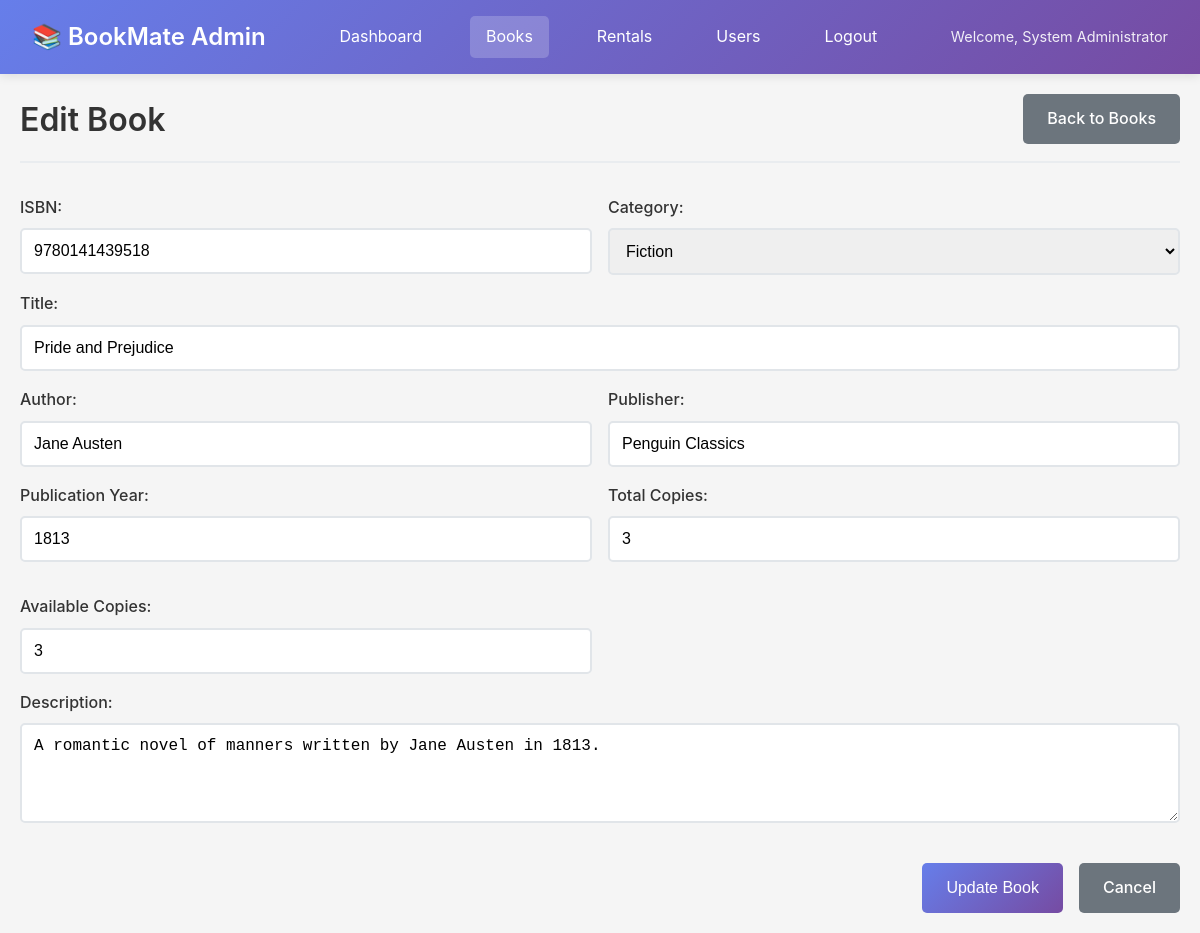
Page /edit_books.php?book_id=1 (signed in) on the committed database.
### tables this page shows
CREATE TABLE books (
    book_id INT AUTO_INCREMENT PRIMARY KEY,
    isbn VARCHAR(20) UNIQUE NOT NULL,
    title VARCHAR(200) NOT NULL,
    author VARCHAR(100) NOT NULL,
    publisher VARCHAR(100),
    category VARCHAR(50),
    publication_year INT,
    total_copies INT DEFAULT 1,
    available_copies INT DEFAULT 1,
    description TEXT,
    cover_image VARCHAR(255),
    added_date TIMESTAMP DEFAULT CURRENT_TIMESTAMP,
    status ENUM('active', 'inactive') DEFAULT 'active'
);

### models/Book.php (called while the page is built, shortened)
<?php
require_once 'config/database.php';
class Book {
    private $conn;
    private $table_name = "books";
    public function __construct() {
        $database = new Database();
        $this->conn = $database->getConnection();
    }
    public function getBookById($id) {
        $query = "SELECT * FROM " . $this->table_name . " WHERE book_id = :book_id";
        $stmt = $this->conn->prepare($query);
        $stmt->bindParam(':book_id', $id, PDO::PARAM_INT);
        $stmt->execute();
        return $stmt->fetch(PDO::FETCH_ASSOC);
    }
}
?>

### config/database.php (called while the page is built, shortened)
<?php
class Database {
    private $host = "localhost";
    private $port = "3306";
    private $db_name = "bookmate";
    private $username = "root";
    private $password = "";
    public function getConnection() {
        $this->conn = null;
        try {
            $dsn = "mysql:host=" . $this->host . ";port=" . $this->port . ";dbname=" . $this->db_name . ";charset=utf8mb4";
            $this->conn = new PDO($dsn, $this->username, $this->password);
            $this->conn->setAttribute(PDO::ATTR_ERRMODE, PDO::ERRMODE_EXCEPTION);
        } catch(PDOException $exception) {
            echo "Connection error: " . $exception->getMessage();
            die();
        }
        return $this->conn;
    }
}
?>

### edit_books.php (the view, shortened to what this page needs)
<?php
require_once 'models/Book.php';
$book_id = intval($_GET['book_id']);
$book_model = new Book();
$book_data = $book_model->getBookById($book_id);
?>
<!DOCTYPE html>
<html lang="en">
<head>
    <link rel="stylesheet" href="css/style.css">
</head>
<body>
    <nav class="navbar">
        <div class="nav-brand">
            <a href="admin_dashboard.php" style="text-decoration: none; color: inherit;">
                <h2>📚 BookMate Admin</h2>
            </a>
        </div>
        <div class="nav-menu">
            <a href="admin_dashboard.php" class="nav-link">Dashboard</a>
            <a href="manage_books.php" class="nav-link active">Books</a>
            <a href="manage_rentals.php" class="nav-link">Rentals</a>
            <a href="manage_users.php" class="nav-link">Users</a>
            <a href="logout.php" class="nav-link">Logout</a>
        </div>
        <div class="nav-user">Welcome, <?php echo htmlspecialchars($_SESSION['full_name']); ?></div>
    </nav>
    <div class="container">
        <div class="page-header">
            <h1>Edit Book</h1>
            <a href="manage_books.php" class="btn btn-secondary">Back to Books</a>
        </div>
        <form method="POST" action="" class="form">
            <div class="form-row">
                <div class="form-group">
                    <label for="isbn">ISBN:</label>
                    <input type="text" id="isbn" name="isbn" required
                           value="<?php echo htmlspecialchars($book_data['isbn']); ?>">
                </div>
                <div class="form-group">
                    <label for="category">Category:</label>
                    <select id="category" name="category" required>
                        <?php
                        $categories = ['Fiction','Non-Fiction','Science','Technology','History','Biography','Fantasy','Romance','Mystery','Educational'];
                        foreach ($categories as $cat):
                        ?>
                        <option value="<?php echo $cat; ?>" <?php if($book_data['category'] == $cat) echo 'selected'; ?>>
                            <?php echo $cat; ?>
                        </option>
                        <?php endforeach; ?>
                    </select>
                </div>
            </div>
            <div class="form-group">
                <label for="title">Title:</label>
                <input type="text" id="title" name="title" required
                       value="<?php echo htmlspecialchars($book_data['title']); ?>">
            </div>
            <div class="form-row">
                <div class="form-group">
                    <label for="author">Author:</label>
                    <input type="text" id="author" name="author" required
                           value="<?php echo htmlspecialchars($book_data['author']); ?>">
                </div>
                <div class="form-group">
                    <label for="publisher">Publisher:</label>
                    <input type="text" id="publisher" name="publisher"
                           value="<?php echo htmlspecialchars($book_data['publisher']); ?>">
                </div>
            </div>
            <div class="form-row">
                <div class="form-group">
                    <label for="publication_year">Publication Year:</label>
                    <input type="number" id="publication_year" name="publication_year" min="1000" max="<?php echo date('Y'); ?>"
                           value="<?php echo htmlspecialchars($book_data['publication_year']); ?>">
                </div>
                <div class="form-group">
                    <label for="total_copies">Total Copies:</label>
                    <input type="number" id="total_copies" name="total_copies" min="1" max="100" required
                           value="<?php echo htmlspecialchars($book_data['total_copies']); ?>">
                </div>
                <div class="form-group">
                    <label for="available_copies">Available Copies:</label>
                    <input type="number" id="available_copies" name="available_copies" min="0" max="100"
                           value="<?php echo htmlspecialchars($book_data['available_copies']); ?>">
                </div>
            </div>
            <div class="form-group">
                <label for="description">Description:</label>
                <textarea id="description" name="description" rows="4"><?php echo htmlspecialchars($book_data['description']); ?></textarea>
            </div>
            <div class="form-actions">
                <button type="submit" class="btn btn-primary">Update Book</button>
                <a href="manage_books.php" class="btn btn-secondary">Cancel</a>
            </div>
        </form>
    </div>
</body>
</html>

### css/style.css (style rules this page uses)
* { margin: 0; padding: 0; box-sizing: border-box; }
body { font-family: -apple-system, BlinkMacSystemFont, 'Segoe UI', Roboto, Oxygen, Ubuntu, Cantarell, sans-serif; line-height: 1.6; color: #333; background-color: #f5f5f5; }
.container { max-width: 1200px; margin: 0 auto; padding: 20px; }
.navbar { background: linear-gradient(135deg, #667eea 0%, #764ba2 100%); color: white; padding: 1rem 2rem; display: flex; justify-content: space-between; align-items: center; box-shadow: 0 2px 10px rgba(0,0,0,0.1); }
.nav-brand h2 { margin: 0; font-size: 1.5rem; font-weight: 600; }
.nav-menu { display: flex; gap: 2rem; }
.nav-link { color: white; text-decoration: none; padding: 0.5rem 1rem; border-radius: 5px; transition: background-color 0.3s; }
.nav-link:hover, .nav-link.active { background-color: rgba(255,255,255,0.2); }
.nav-user { font-size: 0.9rem; opacity: 0.9; }
.form-group { margin-bottom: 1rem; }
.form-row { display: grid; grid-template-columns: 1fr 1fr; gap: 1rem; }
.form-group label { display: block; margin-bottom: 0.5rem; font-weight: 500; color: #333; }
.form-group input, .form-group select, .form-group textarea { width: 100%; padding: 0.75rem; border: 2px solid #e1e5e9; border-radius: 5px; font-size: 1rem; transition: border-color 0.3s; }
.form-group textarea { resize: vertical; min-height: 100px; }
.btn { display: inline-block; padding: 0.75rem 1.5rem; border: none; border-radius: 5px; font-size: 1rem; text-decoration: none; text-align: center; cursor: pointer; transition: all 0.3s; font-weight: 500; }
.btn-primary { background: linear-gradient(135deg, #667eea 0%, #764ba2 100%); color: white; }
.btn-secondary { background-color: #6c757d; color: white; }
.page-header { display: flex; justify-content: space-between; align-items: center; margin-bottom: 2rem; padding-bottom: 1rem; border-bottom: 2px solid #e9ecef; }
.page-header h1 { color: #333; font-size: 2rem; font-weight: 600; }
.form-actions { display: flex; gap: 1rem; margin-top: 2rem; justify-content: flex-end; }

### rows in the picture
books: isbn "9780141439518", category "Fiction", title "Pride and Prejudice", author "Jane Austen", publisher "Penguin Classics", publication_year "1813", total_copies "3", available_copies "3", description "A romantic novel of manners written by Jane Austen in 1813."

### other values in the picture
$_SESSION['full_name'] "System Administrator"
